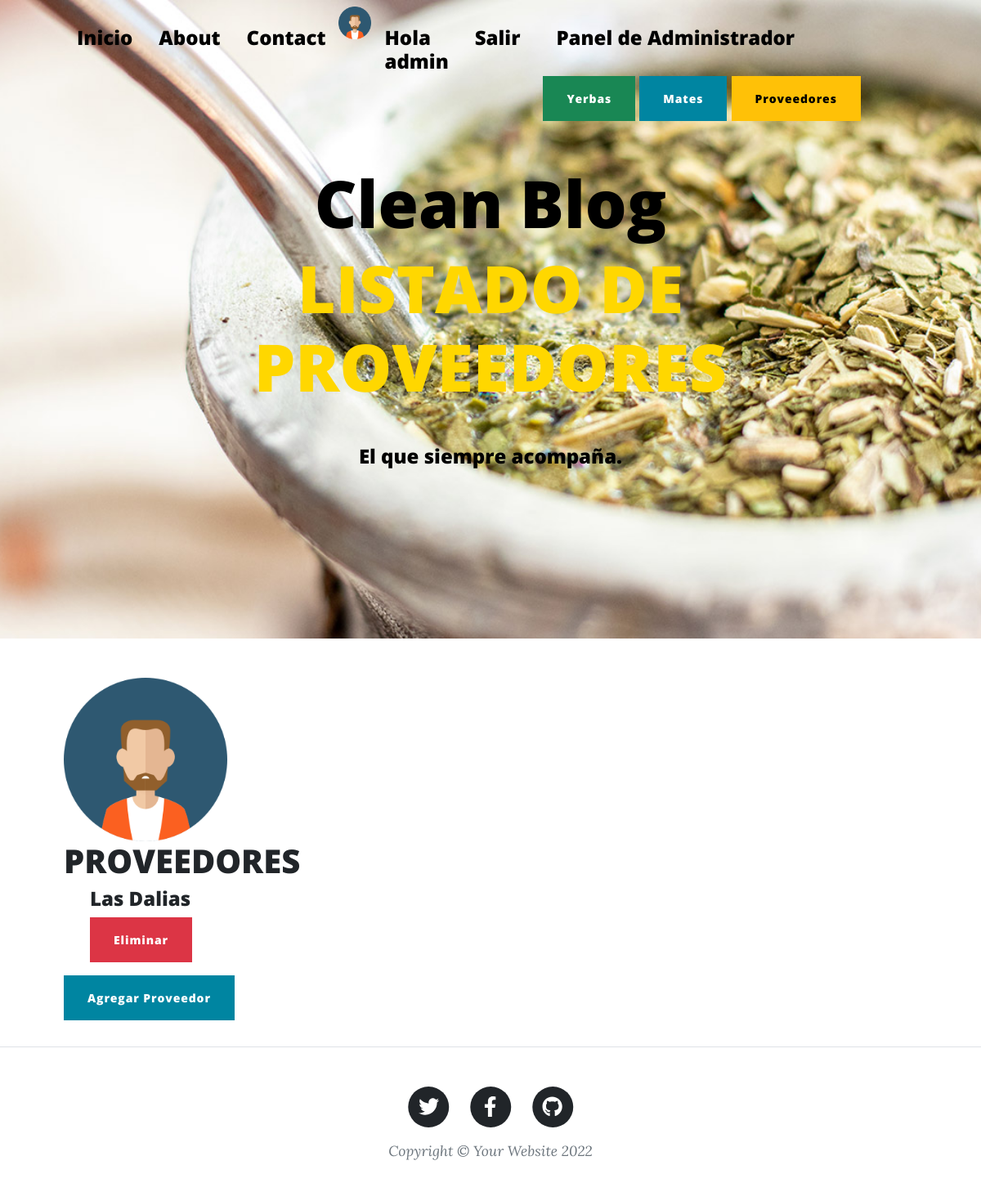
/leerproveedores/ (signed in), run on an earlier commit of the app's database.
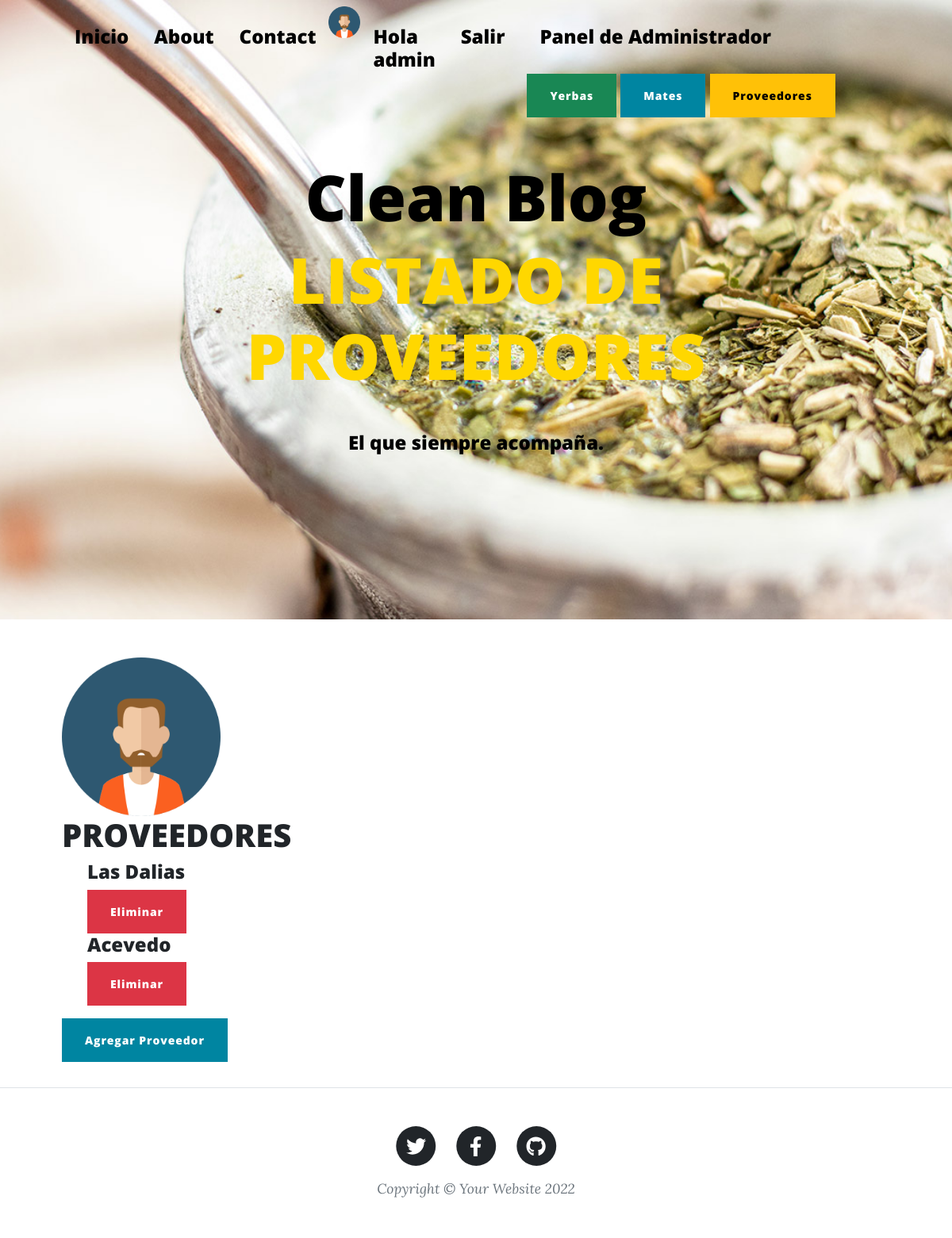
And on a later commit of the database.
### AppPrueba/models.py (models this page shows, shortened)
class proveedores(models.Model):
    nombre=models.CharField(max_length=50)

### AppPrueba/views.py (the view)
# urls.py: path('leerproveedores/', leerproveedores, name = 'leerproveedores'),
@login_required
def leerproveedores(request):
    provs=proveedores.objects.all()
    return render (request, 'AppPrueba/leerproveedores.html', {'provs':provs, 'avatar':obtenerAvatar(request)})

### AppPrueba/views.py (called while the page is built)
def obtenerAvatar(request):
    lista=Avatar.objects.filter(user=request.user)
    if len(lista)!=0:
        imagen=lista[0].imagen.url
    else:
        imagen="/media/avatares/avatarpordefecto.png"
    return imagen

### AppPrueba/templates/AppPrueba/leerproveedores.html (shortened to what this page needs)
{% extends 'AppPrueba/index-leerproveedores.html' %}
{% load static %}
{% block titulo %}
<h1 class="mb-5" style="color:gold">LISTADO DE PROVEEDORES</h1>
{% endblock %}

### AppPrueba/templates/AppPrueba/index-leerproveedores.html (shortened to what the changed rows need)
<!DOCTYPE html>
<html lang="en">
    <head>
        {% load static %}
        <link href='{% static "AppPrueba/css/styles.css" %}' rel="stylesheet" />
    </head>
    <body>
        <header class="masthead" style="background-image: url('{% static 'AppPrueba/assets/img/Matienzo.jpg' %}')">
            <div class="container position-relative px-4 px-lg-5">
                <div class="row gx-4 gx-lg-5 justify-content-center">
                    <div class="col-md-10 col-lg-8 col-xl-7">
                        <div class="site-heading">
                            <h1 style="color:black">Clean Blog</h1>
                            {% block titulo %}
                            {% endblock %}
                        </div>
                    </div>
                </div>
            </div>
        </header>
        <div class="container px-4 px-lg-5">
            <div class="row gx-4 gx-lg-5 justify-content-flex-start">
                <div class="col-md-10 col-lg-8 col-xl-7">
                    {% if user.is_staff %}
                        <h1>PROVEEDORES</h1>
                            {% if provs %}
                            <ul>
                                {% for i in provs %}
                                <h4>{{i.nombre}}</h4>
                                <a class="btn btn-danger" href="{% url 'eliminarProveedor' i.id %}">Eliminar</a>
                                    <br>
                                {% endfor %}
                            </ul>
                            {% else %}
                            <p>NO SE ENCONTRARON PROVEEDORES</p>
                            {% endif %}
                    {% else %}
                    <h4>PANEL DE ADMINISTRADOR. ACCESO DENEGADO</h4>
                    {% endif %}
                    </div>
                </div>
            </div>
    </body>
</html>

What changed in the data, as far as the page shows it:
added proveedores: nombre "Acevedo"
